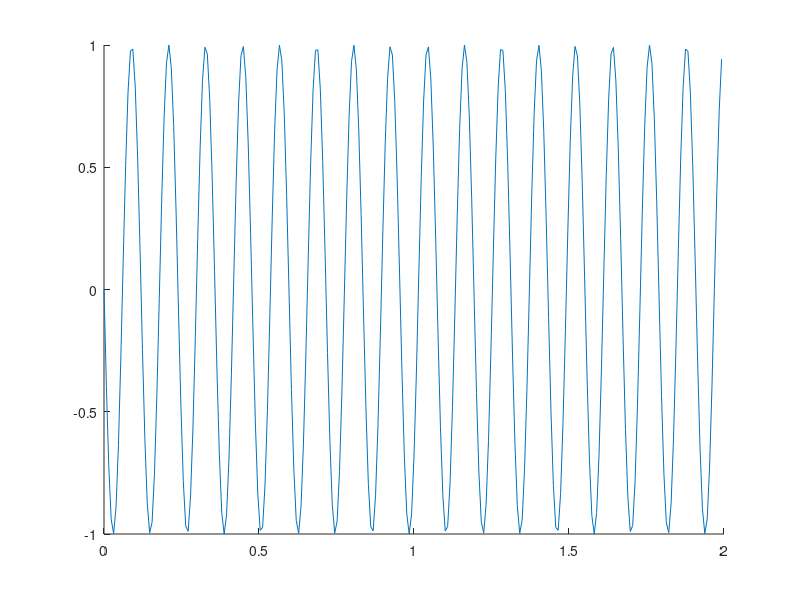

The MATLAB script that drew this image:
1;

#Ejercicio 4  #Discretizacion de la funcion Seno de 5 Hz.

function discretiza_seno(A, f, phi, t0, tn, fm)
  x = t0:1/fm:tn-1/fm;
  y = A*sin(f*x + phi);#Se elimina el 2pi porque se pasa a Radianes, que es el argumento del seno
  clear plot
  figure(1)
  z = t0:0.001:tn-0.001;
  #plot(z,A*sin(f*z + phi),'r')
  hold on 
  plot(x,y)
  pause
endfunction

#Indique la frecuencia de muestreo deseada en Hertz
f_muestreo = 129;
discretiza_seno(1,4000,0,0,2,f_muestreo)

#Estimación de la Frecuencia de la señal muestreada:
# Gráficamente podemos observar que la señal posee 16 repeticiones en los dos segundos de duración, lo cual implica una frecuencia de 8 Hz.
# En el caso de algo más complicado, se podría hacer un algoritmo que cuente los cambios de pendiente durante el período de muestreo y así calcular la frecuencia.

#Análisis y Conclusiones:
# La señal a muestrear tiene una elevada frecuencia respecto a la frecuencia de muestreo. Es por ello que se pierde muchísima información sobre la señal
# original, y de ahí que la frecuencia de la muestra, poco tiene que ver con la original.

